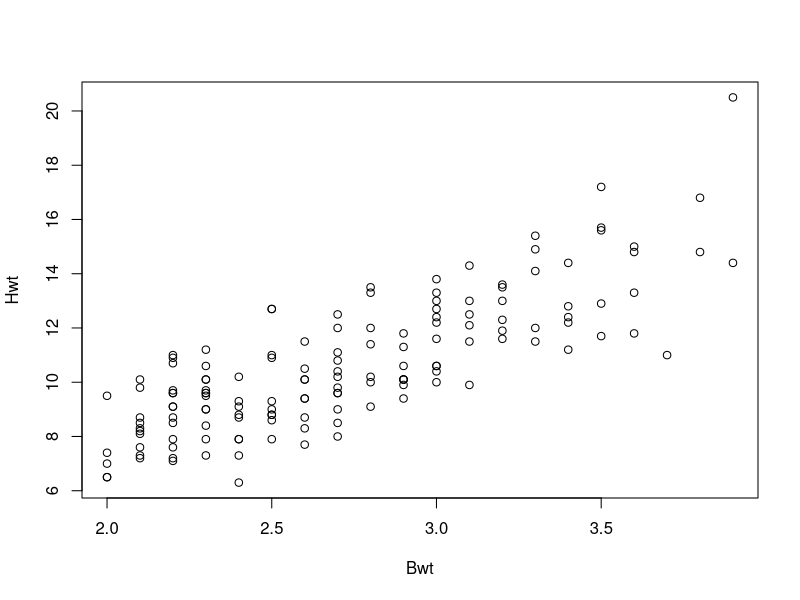

Here is the R script that generated this plot:
## ---- chunk 1
library("MASS")
cat_model = lm(Hwt~Bwt, data = cats)
result = summary(cat_model)
## ---- chunk 2
intervals = confint(cat_model, level = .95)

## ---- chunk 3
intervals = confint(cat_model, level = .9)
## ---- chunk 4
new_bwt = data.frame(Bwt = c(2.1,2.8))
result = predict(cat_model, newdata = new_bwt, interval = c("confidence"), level =0.9)
result
## ---- chunk 5

new_bwt = data.frame(Bwt = c(2.8,4.2))
result = predict(cat_model, newdata = new_bwt, interval = c("prediction"), level =0.9)
result

## ---- chunk 6

plot(Hwt~Bwt, data = cats)

## ---- chunk 7
data(Ozone, package = "mlbench")
Ozone = Ozone[, c(4, 6, 7, 8)]
colnames(Ozone) = c("ozone", "wind", "humidity", "temp")
Ozone = Ozone[complete.cases(Ozone), ]
## ---- chunk 8
birthday = 18760613
set.seed(birthday)
n = 50
x = seq(0, 10, length = n)
## ---- chunk 9
birthday = 18760613
set.seed(birthday)
n = 25
x = seq(0, 2.5, length = n)
